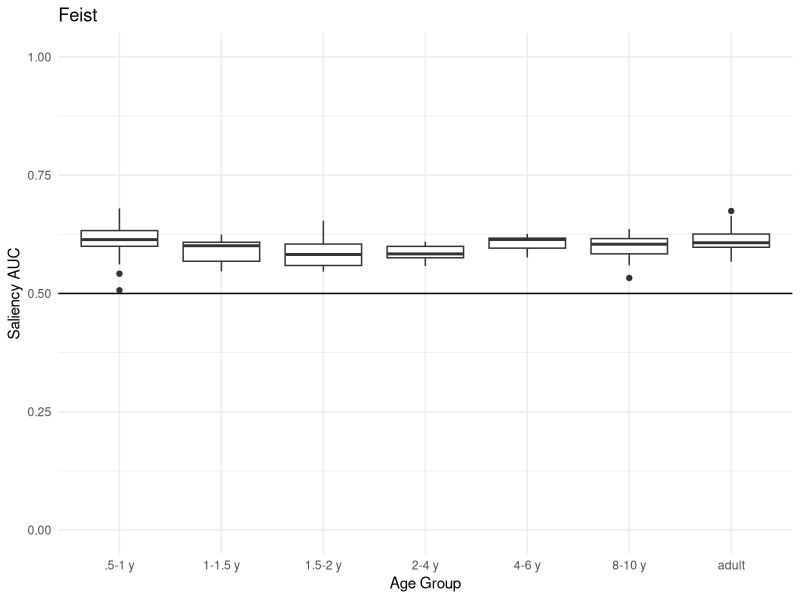
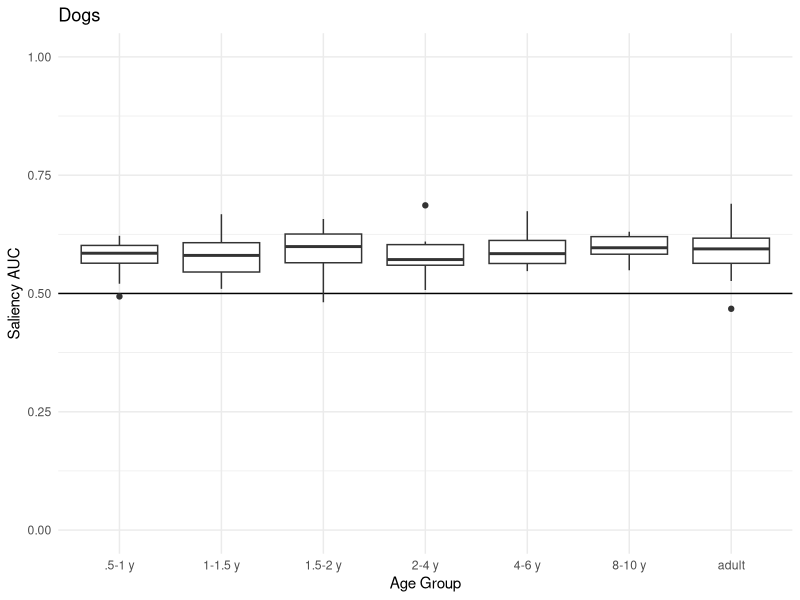
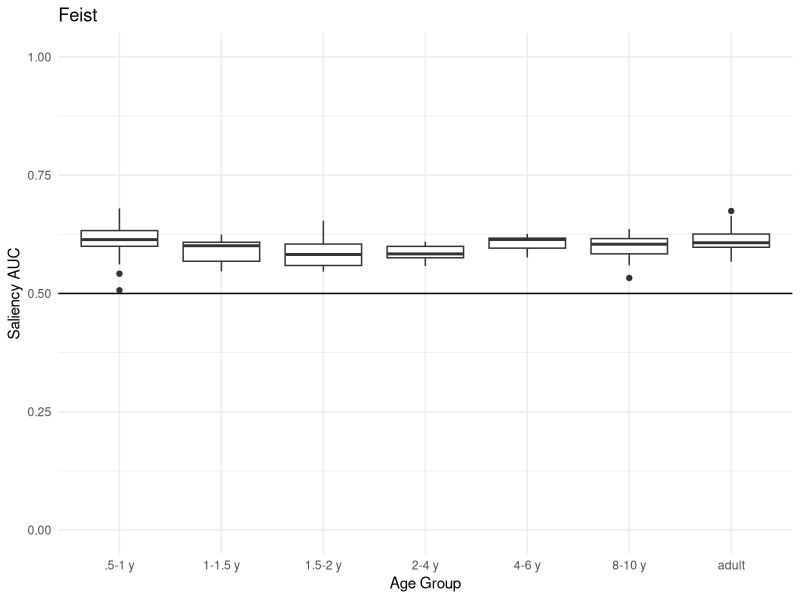
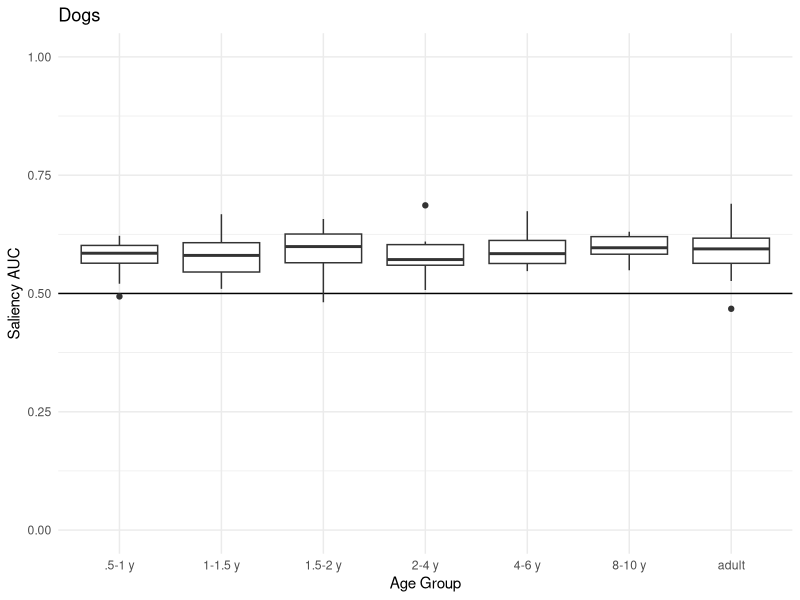
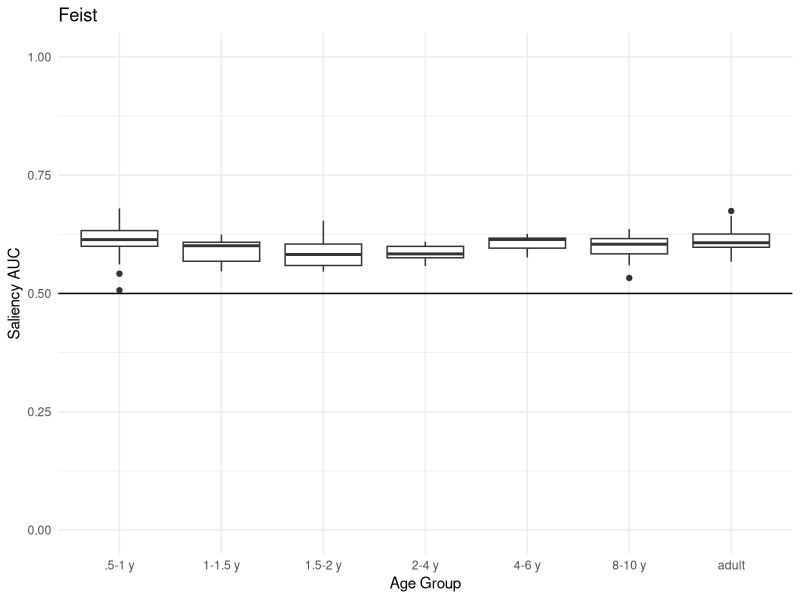
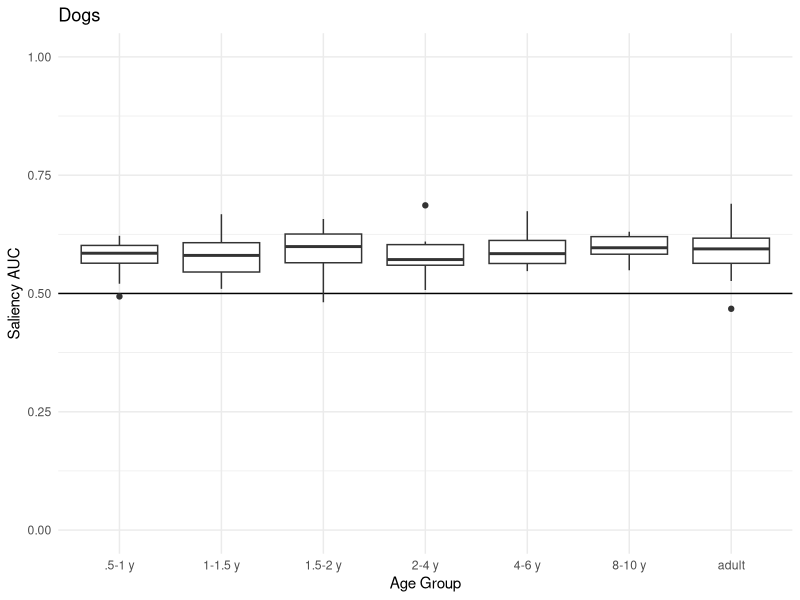
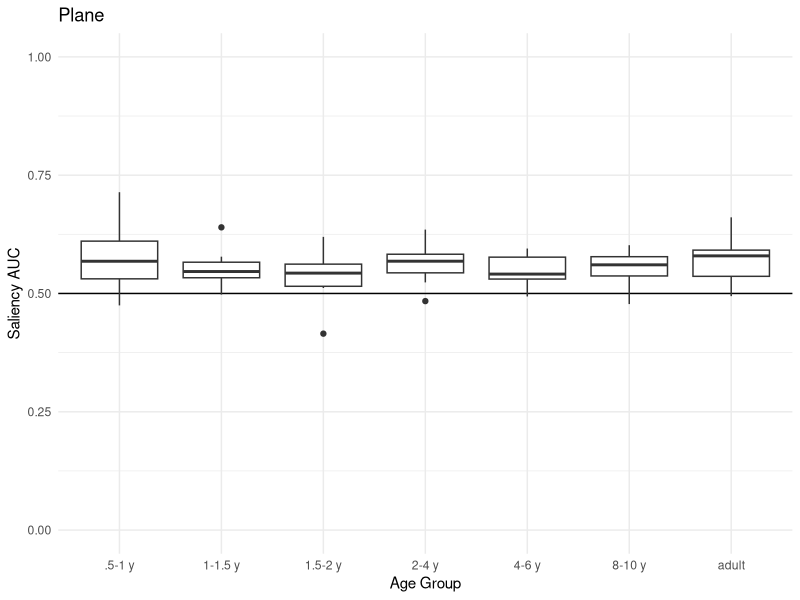
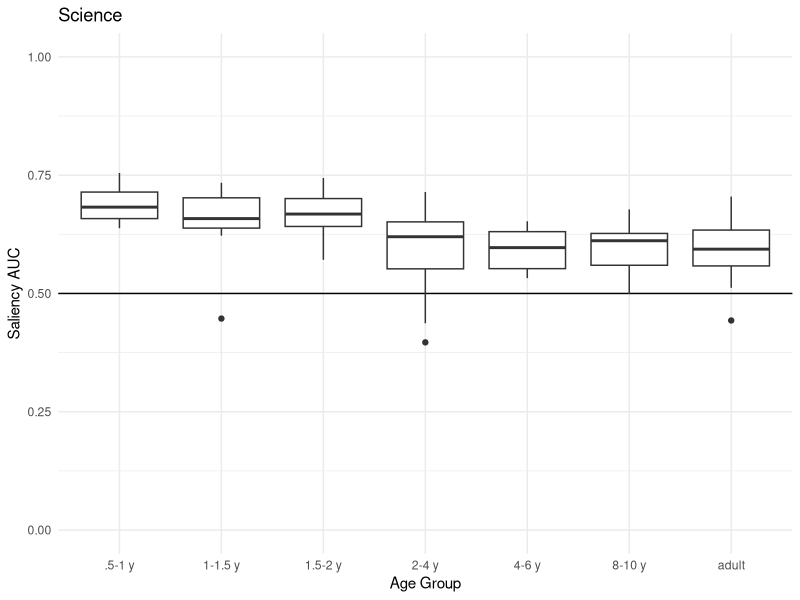

R code for these plots, in order:
library(tidyverse)

ds <- read_csv("data_cleaned/cleaned.csv")

#Making this graph for each subset duplicates a lot of code!
#It's also hard to remember to update the title and filter (two different places)
ds %>% filter(stim == "Feist") %>% 
  ggplot(aes(x = age_group, y = AUC_sal)) + 
  geom_hline(yintercept = 0.5) +
  geom_boxplot() + 
  ggtitle("Feist") + 
  ylim(0,1) + 
  xlab("Age Group") +
  ylab("Saliency AUC") +
  theme_minimal()

ds %>% filter(stim == "Dogs") %>% 
  ggplot(aes(x = age_group, y = AUC_sal)) + 
  geom_hline(yintercept = 0.5) +
  geom_boxplot() + 
  ggtitle("Dogs") + 
  ylim(0,1) + 
  xlab("Age Group") +
  ylab("Saliency AUC") +
  theme_minimal()

#Let's write this as a function
by_stim_graph <- function(ds, stim_name) {
  ds %>% filter(stim == stim_name) %>% 
    ggplot(aes(x = age_group, y = AUC_sal)) + 
    geom_hline(yintercept = 0.5) +
    geom_boxplot() + 
    ggtitle(stim_name) + 
    ylim(0,1) + 
    xlab("Age Group") +
    ylab("Saliency AUC") +
    theme_minimal()
}
by_stim_graph(ds, "Feist")
by_stim_graph(ds, "Dogs")

#Makes this much more "mappable" too
map(c("Feist","Dogs","Plane","Science"), ~ by_stim_graph(ds, .x))

#Can we make the function more flexible?
#Make save_file a argument with a default of "FALSE"
by_stim_graph <- function(ds, stim_name, save_file = FALSE) {
  ds %>% filter(stim == stim_name) %>% 
    ggplot(aes(x = age_group, y = AUC_sal)) + 
    geom_hline(yintercept = 0.5) +
    geom_boxplot() + 
    ggtitle(stim_name) + 
    ylim(0,1) + 
    xlab("Age Group") +
    ylab("Saliency AUC") +
    theme_minimal()
  #USE AN IF STATEMENT TO HANDLE THE SAVE ARGUMENT
  #If save file is T, run the code, otherwise don't
  if (save_file == T) {
    ggsave(paste0("eda/",stim_name,".png"))
  }
}
by_stim_graph(ds, "Feist")
by_stim_graph(ds, "Feist", save_file = T)

#Can we make the function EVEN more flexible?
#Make stim_name an optional argument. If it's supplied, filter by stim. If not, graph all data
auc_boxplot <- function(df, stim_name = NULL, save_file = FALSE) {
  if (!is.null(stim_name)) {
    ds <- ds %>% filter(stim == stim_name)
  } else {
    stim_name <- "Overall"
  }
  
  p <- ds %>% 
    ggplot(aes(x = age_group, y = AUC_sal)) + 
    geom_hline(yintercept = 0.5) +
    geom_boxplot() + 
    ggtitle(stim_name) + 
    ylim(0,1) + 
    xlab("Age Group") +
    ylab("Saliency AUC") +
    theme_minimal()
  
  if (save_file == T) {
    ggsave(paste0("eda/",stim_name,".png"), plot = p)
  }
  return(p)
}
auc_boxplot(ds)
auc_boxplot(ds, stim = "Plane")
auc_boxplot(ds, save_file = T)